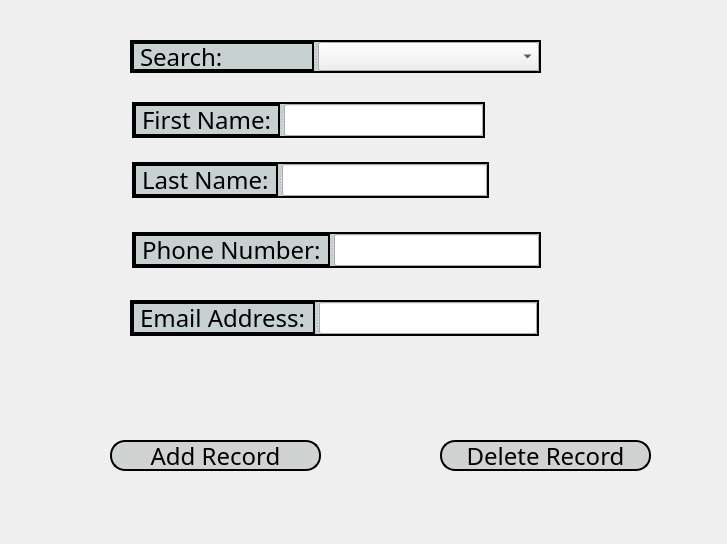
<?xml version="1.0" encoding="UTF-8"?>
<ui version="4.0">
 <class>Form</class>
 <widget class="QWidget" name="Form">
  <property name="geometry">
   <rect>
    <x>0</x>
    <y>0</y>
    <width>727</width>
    <height>544</height>
   </rect>
  </property>
  <property name="windowTitle">
   <string>Form</string>
  </property>
  <property name="styleSheet">
   <string notr="true">*{
    font-family: century gothic;
    font-size: 24px;
}

QToolButton
{
    background: #D1D2D2;
    border-radius: 30px;
}

QLabel
{
    color: black;
}

QPushButton
{
   border: 2px solid black;
   background-color: #D1D2D2;
   border-radius: 15px;
}

QPushButton:hover
{
   color: #D1D2D2;
   border-radius: 15px;
   background: #16A5C3;
}

QFrame
{
  background: #C7D1D1;
  border: 2px solid black
}
QWidget
{
   background-image: url(:/doctor.jpg);
   background-attachment: fixed;
   background-repeat: repeat;
}</string>
  </property>
  <widget class="QSplitter" name="splitter_5">
   <property name="geometry">
    <rect>
     <x>130</x>
     <y>300</y>
     <width>409</width>
     <height>36</height>
    </rect>
   </property>
   <property name="orientation">
    <enum>Qt::Horizontal</enum>
   </property>
   <widget class="QLabel" name="label_5">
    <property name="text">
     <string>Email Address:</string>
    </property>
   </widget>
   <widget class="QLineEdit" name="lineEdit_4"/>
  </widget>
  <widget class="QPushButton" name="AppointmentButton">
   <property name="geometry">
    <rect>
     <x>110</x>
     <y>440</y>
     <width>211</width>
     <height>31</height>
    </rect>
   </property>
   <property name="text">
    <string>Add Record</string>
   </property>
  </widget>
  <widget class="QPushButton" name="AppointmentButton_2">
   <property name="geometry">
    <rect>
     <x>440</x>
     <y>440</y>
     <width>211</width>
     <height>31</height>
    </rect>
   </property>
   <property name="text">
    <string>Delete Record</string>
   </property>
  </widget>
  <widget class="QSplitter" name="splitter">
   <property name="geometry">
    <rect>
     <x>130</x>
     <y>40</y>
     <width>411</width>
     <height>33</height>
    </rect>
   </property>
   <property name="orientation">
    <enum>Qt::Horizontal</enum>
   </property>
   <widget class="QLabel" name="label">
    <property name="text">
     <string>Search:</string>
    </property>
   </widget>
   <widget class="QComboBox" name="comboBox"/>
  </widget>
  <widget class="QSplitter" name="splitter_2">
   <property name="geometry">
    <rect>
     <x>132</x>
     <y>102</y>
     <width>353</width>
     <height>36</height>
    </rect>
   </property>
   <property name="orientation">
    <enum>Qt::Horizontal</enum>
   </property>
   <widget class="QLabel" name="label_2">
    <property name="text">
     <string>First Name:</string>
    </property>
   </widget>
   <widget class="QLineEdit" name="lineEdit"/>
  </widget>
  <widget class="QSplitter" name="splitter_3">
   <property name="geometry">
    <rect>
     <x>132</x>
     <y>162</y>
     <width>357</width>
     <height>36</height>
    </rect>
   </property>
   <property name="orientation">
    <enum>Qt::Horizontal</enum>
   </property>
   <widget class="QLabel" name="label_3">
    <property name="text">
     <string>Last Name:</string>
    </property>
   </widget>
   <widget class="QLineEdit" name="lineEdit_2"/>
  </widget>
  <widget class="QSplitter" name="splitter_4">
   <property name="geometry">
    <rect>
     <x>132</x>
     <y>232</y>
     <width>409</width>
     <height>36</height>
    </rect>
   </property>
   <property name="orientation">
    <enum>Qt::Horizontal</enum>
   </property>
   <widget class="QLabel" name="label_4">
    <property name="text">
     <string>Phone Number:</string>
    </property>
   </widget>
   <widget class="QLineEdit" name="lineEdit_3"/>
  </widget>
 </widget>
 <resources/>
 <connections/>
</ui>
